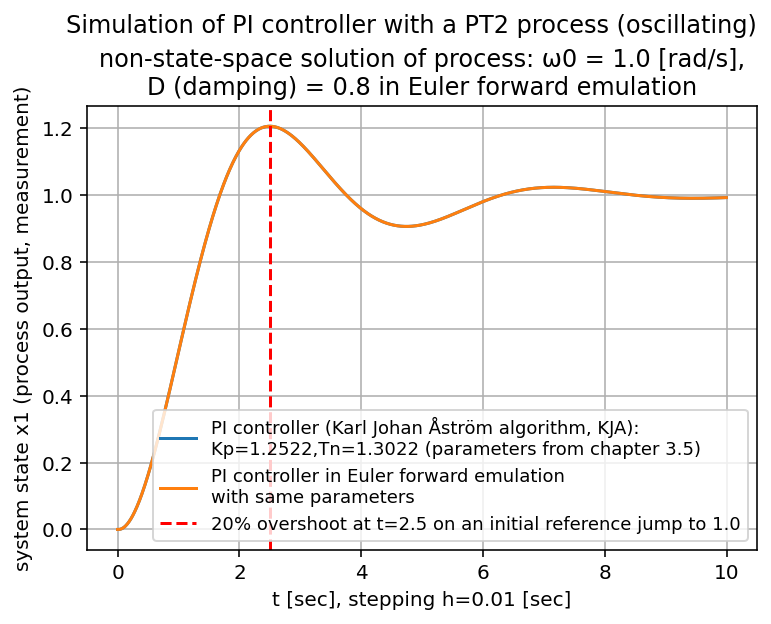

This chart was generated by the following Python code:
# -*- coding: utf-8 -*-
"""
2025-02-24

3.5e2_PI-control-loop_with_2nd_order_lag_process_Euler_forward.py


Based on programs:
    3.5d_real_PID-control_with_PT1_process_u-bounded_anti-windup.py
    3.5_PI-control-loop_with_2nd_order_lag_process.py


tests: OK! => looks like that the Karl Johan Åström-PI controller is
              some kind of Euler forward-PI controller in a different implementation

  absolute, maximum relative difference of Euler forward-PI controller - state-space solution: 0.865217%
  absolute, maximum relative difference of Karl Johan Åström-PI controller - state-space solution: 0.865217%

  x1_ef - x1_KJA
  Out[31]:
  array([ 0.00000000e+00,  0.00000000e+00,  0.00000000e+00,  0.00000000e+00,
          0.00000000e+00,  2.16840434e-19,  4.33680869e-19,  8.67361738e-19,
          1.73472348e-18,  3.46944695e-18,  5.20417043e-18,  6.93889390e-18,
          1.04083409e-17,  1.38777878e-17,  1.56125113e-17,  1.73472348e-17,
          2.08166817e-17,  2.42861287e-17,  2.77555756e-17,  3.12250226e-17,


ideas:
    1/ Computer-Simulation von Regelungen - book, 1999, E.-G. Feindt: chapter 3.1...3.5
    2/ Discrete Time Control Systems, Lino Guzzella, 2013

"""

import numpy as np
import matplotlib.pyplot as plt
from matplotlib import font_manager


# ini values:
tstart = 0.0
h = 0.01  # delta t

BOUND = False  # True = bounded controller output (for dead time process)
U_MAX = 2.0   # absolute; org 2.0

ANTIWINDUPACTION = False

# PT2 process coefficients from: 3.5_PI-control-loop_with_2nd_order_lag_process.py
b0 = 1.3
a0 = 1.0
a1 = 1.6
# numerator polynomial:   b0
# denominator polynomial: s² + a1*s + a0
#  a1 = 2*D*ω0, a0 = ω0² (natural angular frequency, squared)
#  => ω0 = 1.0/sec, D = 0.8, which is underdamped
omega0 = np.sqrt(a0)
D = a1 / 2.0 / omega0
# PI controller parameters from book:
Kp = 1.2522
Tn = 1.3022


STEPS = 1000
tstop = STEPS * h + tstart
t = np.arange(tstart,tstop,h)


w_1 = 1.0  # jump of reference value at t = 0

# transient disturbance:
t_dist_start_t = 15.0
t_dist_stop_t  = 17.0
t_dist_start   = t_dist_start_t / h
t_dist_stop    = t_dist_stop_t / h
DIST_VAL = 0.01


SIGMA = 0.0035  # sigma of noisy measurement
x1_noise = 1.0 + np.random.normal(0.0, SIGMA, STEPS)


###############################
#
# PI algorithm of Euler forward controller:
x1_ef = np.zeros([STEPS])    # measurement
control_error = np.zeros([STEPS])
u_ef = np.zeros([STEPS])  # controller output:

for k in range(1,STEPS):

    control_error[k] = w_1 - x1_ef[k]

    # Euler forward-PI controller:
    u_ef[k] = Kp*control_error[k] + Kp*(h/Tn - 1.0)*control_error[k-1] + u_ef[k-1]

    # process:
    if k < STEPS-1:
        # Euler forward emulation of
        # process transfer function G(s) = b0 / (s**2 + a1*s + a0)
        # ...
        x1_ef[k+1] = h**2.0 * b0 * u_ef[k-1]\
                  + (2.0 - h*a1) * x1_ef[k]\
                  + (a1*h - a0 * h**2.0 - 1.0) * x1_ef[k-1]
        # x1[k+1] = x1[k+1] * x1_noise[k-1]

        # transient disturbance:
        # if t_dist_start <= k <= t_dist_stop:
            # x1[k+1] += DIST_VAL


# compare with the original state space solution from book's ch.3.5:
#
x1ss = np.zeros([STEPS])
x2ss = np.zeros([STEPS])
x3ss = np.zeros([STEPS])

def DIFF_EQU(x_1, x_2, x_3):
    '''
    calculate f1,f2,f3: first order ODE's
    '''
    u_   = Kp * (w_1 - x_1 + x_3/Tn)  # controller output

    f1  = x_2
    f2  = b0 * u_ - a0 * x_1 - a1 * x_2  # PT2 term
    f3  = w_1 - x_1
    return f1, f2, f3

# system simulation loop:
for k in range(1,STEPS):
    # using Runge–Kutta method:
    x1_ = x1ss[k-1]
    x2_ = x2ss[k-1]
    x3_ = x3ss[k-1]
    f1_, f2_, f3_ = DIFF_EQU(x1_, x2_, x3_)

    k1 = h * f1_
    l1 = h * f2_
    m1 = h * f3_
    x1_ = x1ss[k-1] + k1 / 2.0
    x2_ = x2ss[k-1] + l1 / 2.0
    x3_ = x3ss[k-1] + m1 / 2.0
    f1_, f2_, f3_ = DIFF_EQU(x1_, x2_, x3_)

    k2 = h * f1_
    l2 = h * f2_
    m2 = h * f3_
    x1_ = x1ss[k-1] + k2 / 2.0
    x2_ = x2ss[k-1] + l2 / 2.0
    x3_ = x3ss[k-1] + m2 / 2.0
    f1_, f2_, f3_ = DIFF_EQU(x1_, x2_, x3_)

    k3 = h * f1_
    l3 = h * f2_
    m3 = h * f3_
    x1_ = x1ss[k-1] + k3 / 2.0
    x2_ = x2ss[k-1] + l3 / 2.0
    x3_ = x3ss[k-1] + m3 / 2.0
    f1_, f2_, f3_ = DIFF_EQU(x1_, x2_, x3_)

    k4 = h * f1_
    l4 = h * f2_
    m4 = h * f3_
    x1_ = x1ss[k-1] + (k1 + 2.0*k2 + 2.0*k3 + k4) / 6.0
    x2_ = x2ss[k-1] + (l1 + 2.0*l2 + 2.0*l3 + l4) / 6.0
    x3_ = x3ss[k-1] + (m1 + 2.0*m2 + 2.0*m3 + m4) / 6.0

    x1ss[k] = x1_
    x2ss[k] = x2_
    x3ss[k] = x3_
# end of compare with the original state space solution from book ch.3.5




###############################
#
# PI algorithm from:
# chapter 6 "PID Control" from "Control System Design" by Karl Johan Åström, 2002
# --> page 242 at "Summarizing we find that the PID controller can be approximated by"
#
x1_KJA = np.zeros([STEPS])  # measurement
I_KJA = np.zeros([STEPS])  # I-term of Karl Johan Åström-PI controller
u_KJA = np.zeros([STEPS])  # controller output for monitoring

for k in range(1,STEPS):
    # P-term:
    P_KJA = Kp * (w_1 - x1_KJA[k])

    # controller output:
    u_KJA[k] = P_KJA + I_KJA[k]

    # I-term:
    if k < STEPS-1:
        I_KJA[k+1] = I_KJA[k] + Kp*h/Tn*(w_1 - x1_KJA[k])

    # process:
    if k < STEPS-1:
        # Euler forward emulation of
        # process transfer function G(s) = b0 / (s**2 + a1*s + a0)
        # ...
        x1_KJA[k+1] = h**2.0 * b0 * u_KJA[k-1]\
                  + (2.0 - h*a1) * x1_KJA[k]\
                  + (a1*h - a0 * h**2.0 - 1.0) * x1_KJA[k-1]
#
# end of Karl Johan Åström-PI controller


# Euler forward-PI controller - original state-space solution:
max_rel_diff_x1_ef = max(abs(x1_ef - x1ss))
# KJA-PI controller - original state-space solution:
max_rel_diff_x1_KJA = max(abs(x1_KJA - x1ss))


plt.suptitle('Simulation of PI controller with a PT2 process (oscillating)', y = 1.04)
plt.title(f'non-state-space solution of process: ω0 = {omega0} [rad/s],\
\nD (damping) = {D} in Euler forward emulation', y = 1.0)


plt.plot(t,x1_KJA, label=f'PI controller (Karl Johan Åström algorithm, KJA):\
\nKp={Kp:.4f},Tn={Tn:.4f} (parameters from chapter 3.5)')

plt.plot(t,x1_ef, label="PI controller in Euler forward emulation\
\nwith same parameters")


plt.xlabel(f't [sec], stepping h={h} [sec]')
plt.ylabel('system state x1 (process output, measurement)')

plt.axvline(2.5, color='r', label =\
f'20% overshoot at t=2.5 on an initial reference jump to {w_1}', ls = '--')

font = font_manager.FontProperties(size=9)
# plt.legend(loc="upper right", prop=font)
plt.legend(prop=font)

plt.grid()
plt.show()


print("\nmin(u_ef)=",min(u_ef))
print("max(u_ef)=",max(u_ef))

print(f'\nabsolute, maximum relative difference of \
Euler forward-PI controller - state-space solution: {max_rel_diff_x1_ef:.6%}')
print(f'\nabsolute, maximum relative difference of \
Karl Johan Åström-PI controller - state-space solution: {max_rel_diff_x1_KJA:.6%}')


# end of 3.5e2_PI-control-loop_with_2nd_order_lag_process_Euler_forward.py
